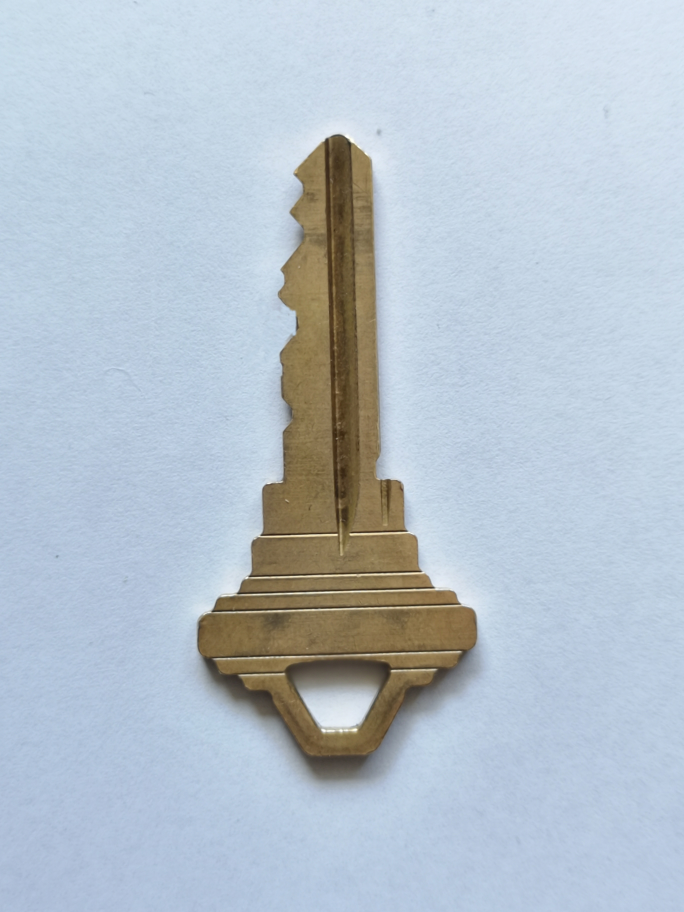
#> input picture source/Image_Processing/key3.jpg, 2736 x 3648 px (shown at 1/4 size)
$ python Schlage_Classic.py   (older library calls are emulated)
#> lines starting #> are read from the running program, lines starting #| are printed output that depends on the picture; after the words box and inside, x2 and y2 are one past the last pixel; in counts of white or black regions, pixels touching at a corner belong together
import cv2
#from matplotlib import pyplot as plt
import numpy as np

# [16 lines of commented-out code are left out]
img = cv2.imread("key3.jpg",0)
#> img: shape (3648, 2736); min 18, max 255, mean 191.9
BINARY_THRESH_MIN = 150
BINARY_THRESH_MAX = 255
DISTANCE_TO_FIRST_CUT = 0.231
DISTANCE_BETWEEN_CUT = 0.156
PIN_HEIGHT_INCREMENT = 0.015
WIDTH_OF_CUTS = 0.031
HEIGHT_OF_KEY = 0.335
NUMBER_OF_PIN = 6
MACS = 7
MAXIMUM_CUT_DEPTH = 9
DETECTION_WIDTH = 8
DETECTION_THRESHOLD = 38

def calcAndDrawHist(image, color):
    hist = cv2.calcHist([image], [0], None, [256], [0.0, 255.0])
    minVal, maxVal, minLoc, maxLoc = cv2.minMaxLoc(hist)
    histImg = np.zeros([256, 256, 3], np.uint8)
    hpt = int(0.9 * 256)
    for h in range(256):
        intensity = int(hist[h] * hpt / maxVal)
        cv2.line(histImg, (h, 256), (h, 256 - intensity), color)
    return histImg


img = cv2.resize(img,(600,800),interpolation=cv2.INTER_AREA)
#> img: shape (800, 600)
img = np.rot90(img)
#> img: shape (600, 800)
img = np.rot90(img)
#> img: shape (800, 600)
img = np.rot90(img)
#> img: shape (600, 800)

img = cv2.medianBlur(img,5)

ret,thresh1 = cv2.threshold(img,BINARY_THRESH_MIN,BINARY_THRESH_MAX,cv2.THRESH_BINARY)
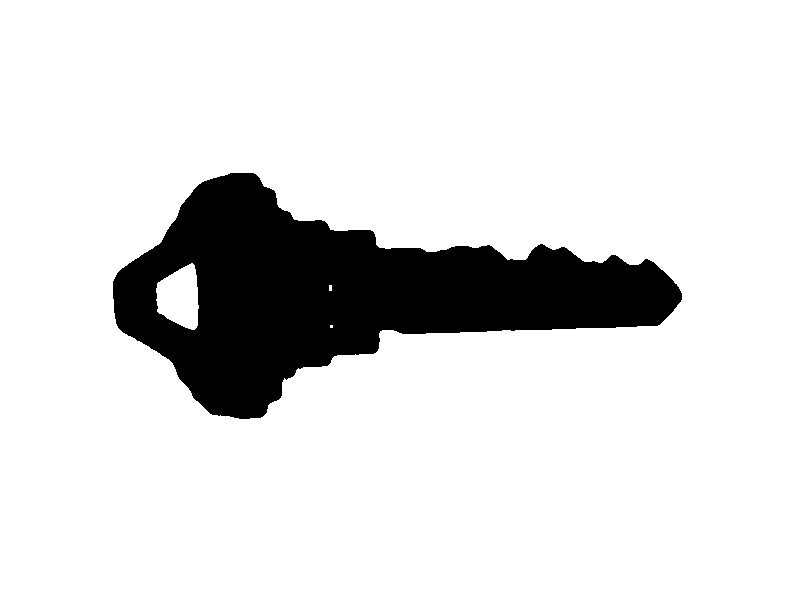
#> thresh1: shape (600, 800); 86.9% white; 1 black region, box (x1, y1, x2, y2) and area: (113, 173, 682, 419) 62967
#> ret = 150
# thresh1 = cv2.adaptiveThreshold(img,255,cv2.ADAPTIVE_THRESH_MEAN_C,cv2.THRESH_BINARY_INV,551,5)

#
kernel = cv2.getStructuringElement(cv2.MORPH_RECT,(5, 5))
#
thresh1 = cv2.dilate(thresh1,kernel)
#> thresh1: shape (600, 800); 87.7% white; 1 black region, box (x1, y1, x2, y2) and area: (115, 175, 680, 417) 58950
thresh1 = cv2.erode(thresh1,kernel)
#> thresh1: shape (600, 800); 86.9% white; 1 black region, box (x1, y1, x2, y2) and area: (113, 173, 682, 419) 62926

edges_inside = cv2.Canny(img, 50, 160, apertureSize = 3)
#> edges_inside: shape (600, 800); 0.69% white in thin lines or dots, all inside (x1, y1, x2, y2) = (118, 172, 683, 419)
# [7 lines of commented-out code are left out]


cv2.imshow("Img_origin", img)
cv2.imshow("Img_thresh", thresh1)
cv2.imshow("Img_edge_inside", edges_inside)

houghimg1 = img.copy()
lines = cv2.HoughLines(edges_inside,1,np.pi/180,200)
#> lines = [[348, 1.54]]
theta1 = 0
for rho,theta in lines[0]:
    theta1 = theta
    a_w = np.cos(theta)
    b = np.sin(theta)
    x0 = a_w * rho
    y0 = b*rho
    x1 = int(x0 + 1000*(-b))
    y1 = int(y0 + 1000 * (a_w))
    x2 = int(x0 - 1000*(-b))
    y2 = int(y0 - 1000 * (a_w))
    cv2.line(houghimg1,(x1,y1),(x2,y2),(0,0,255),2)
#> this loop made 1 pass
#> (rho, theta, theta1, a_w, b, x0, y0, x1) on pass 1: (348, 1.54, 1.54, 0.0349, 0.999, 12.15, 347.8, -987)
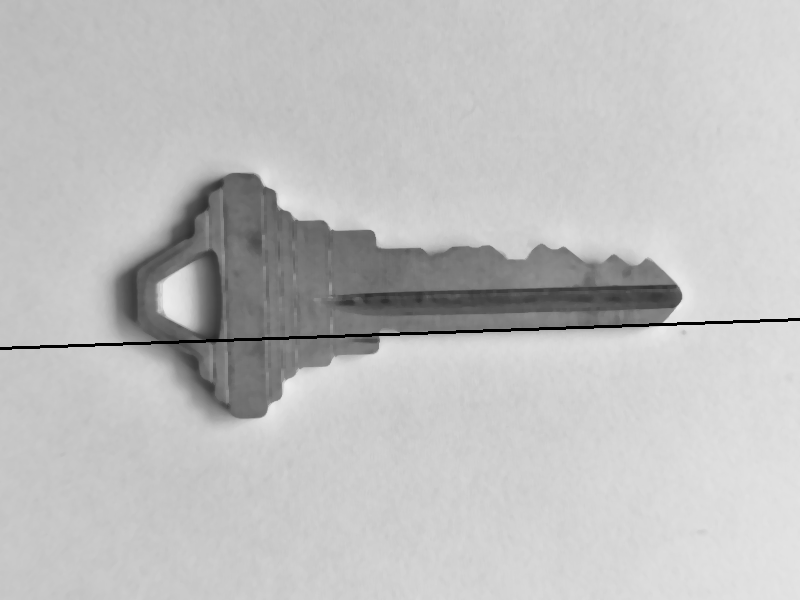
#> houghimg1: shape (600, 800); min 0, max 239, mean 191.2

cv2.imwrite('houghlines3.jpg',houghimg1)

rows, cols= img.shape
#> rows = 600; cols = 800
M = cv2.getRotationMatrix2D((cols/2,rows/2),-(np.pi/2-theta1)*180/np.pi,1)
#> M = [[0.999, -0.0349, 10.71], [0.0349, 0.999, -13.78]]
dst = cv2.warpAffine(img,M,(cols,rows),borderValue=(255,255,255))

edges_inside = cv2.warpAffine(edges_inside,M,(cols,rows),borderValue=(0,0,0))

cv2.imshow("canny_new", edges_inside)

cv2.imwrite('houghlines4.jpg',dst)

ret,thresh1 = cv2.threshold(dst,BINARY_THRESH_MIN,BINARY_THRESH_MAX,cv2.THRESH_BINARY)
#> thresh1: shape (600, 800); 86.9% white; 1 black region, box (x1, y1, x2, y2) and area: (113, 167, 682, 413) 62940

thresh1 = cv2.dilate(thresh1,kernel)
#> thresh1: shape (600, 800); 87.7% white; 1 black region, box (x1, y1, x2, y2) and area: (115, 169, 680, 411) 58971
thresh1 = cv2.erode(thresh1,kernel)
#> thresh1: shape (600, 800); 86.9% white; 1 black region, box (x1, y1, x2, y2) and area: (113, 167, 682, 413) 62911

edges_canny = cv2.Canny(thresh1, 50, 160, apertureSize = 3)
#> edges_canny: shape (600, 800); 0.35% white in thin lines or dots, all inside (x1, y1, x2, y2) = (112, 166, 682, 413)
cv2.imshow("Img_edge", edges_canny)

thresh2 = thresh1.copy()

cv2.imwrite('houghlines5.jpg',thresh1)
cv2.imshow("Img_thresh2", thresh1)
(h, w) = thresh1.shape  # 返回高和宽
#> h = 600; w = 800
# print(h,w)#s输出高和宽
a_w = [0 for z in range(0, w)]
#> a_w = 800 values from 0 to 0
print(a_w)  # a = [0,0,0,0,0,0,0,0,0,0,...,0,0]初始化一个长度为w的数组，用于记录每一列的黑点个数
#> (printed output is left out)

# 记录每一列的波峰
for j in range(0, w):  # 遍历一列
    for i in range(0, h):  # 遍历一行
        if thresh1[i, j] == 0:  # 如果改点为黑点
            a_w[j] += 1  # 该列的计数器加一计数
            thresh1[i, j] = 255  # 记录完后将其变为白色
#> thresh1: shape (600, 800); every value is 255
    # print (j)

# cv2.imshow("Img_thresh1_purewhite", thresh1)

print(a_w)
#> (printed output is left out)

#
for j in range(0, w):  # 遍历每一列
    for i in range((h - a_w[j]), h):  # 从该列应该变黑的最顶部的点开始向最底部涂黑
        thresh1[i, j] = 0  # 涂黑
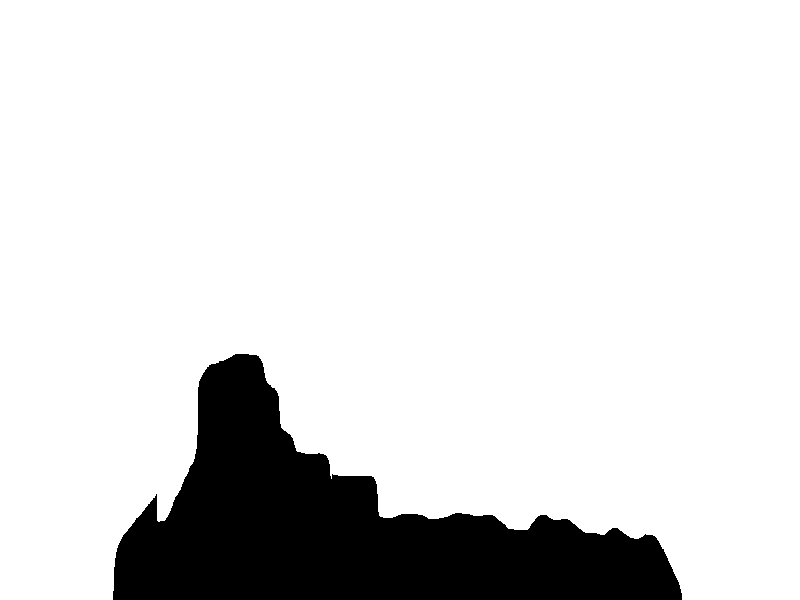
#> thresh1: shape (600, 800); 86.9% white; 1 black region, box (x1, y1, x2, y2) and area: (113, 354, 682, 600) 62911

cv2.imshow("Img_thresh_new", thresh1)

# 此时的thresh1便是一张图像向垂直方向上投影的直方图
# 如果要分割字符的话，其实并不需要把这张图给画出来，只需要的到a=[]即可得到想要的信息

(h, w) = thresh2.shape  # 返回高和宽
# print(h,w)#s输出高和宽
a_h = [0 for z in range(0, h)]
#> a_h = 600 values from 0 to 0
print(a_h)  # a1 = [0,0,0,0,0,0,0,0,0,0,...,0,0]初始化一个长度为h的数组，用于记录每一行的黑点个数
#> (printed output is left out)

# 记录每一行的波峰
for j in range(0, h):  # 遍历一行
    for i in range(0, w):  # 遍历一列
        if thresh2[j, i] == 0:  # 如果改点为黑点
            a_h[j] += 1  # 该列的计数器加一计数
            thresh2[j, i] = 255  # 记录完后将其变为白色
    # print (j)

print(a_h)

#
for j in range(0, h):  # 遍历每一行
    for i in range((w - a_h[j]), w):  # 从该列应该变黑的最顶部的点开始向最底部涂黑
        thresh2[j, i] = 0  # 涂黑
#> thresh2: shape (600, 800); 86.9% white; 1 black region, box (x1, y1, x2, y2) and area: (256, 167, 800, 413) 62911

cv2.imshow("Img_thresh2_new", thresh2)

first_h = a_h[h - 1]
#> first_h = 0
last_h = a_h[h - 1]
#> last_h = 0
curr_h = a_h[h - 1]
#> curr_h = 0
right_h = a_h[h - 1]
#> right_h = 0
left_h = a_h[h - 1]
#> left_h = 0
highest_h = a_h[h - 1]
highest_h_index = h - 1

for j in range(h-1,-1,-1):
    if(a_h[j]!=a_h[h-1]):
        last_h = j
        break

for j in range(0,h):
    if(a_h[j]!=a_h[0]):
        first_h = j
        break

for j in range(h-1,-1,-1):
    if(a_h[j]!=curr_h):
        curr_h = a_h[j]

    if(curr_h>highest_h):
        highest_h = curr_h
        highest_h_index = j
    if ((j+1)<=h-1) and (a_h[j + 1] != curr_h):
        right_h = a_h[j + 1]
    if (a_h[j - 1]!=curr_h):
        left_h = a_h[j - 1]


#plt.imshow(thresh1, cmap=plt.gray())
#plt.show()
count = NUMBER_OF_PIN
high_w = [0 for z in range(0, count)]

first_w = a_w[w - 1]
last_w = a_w[w - 1]
curr_w = a_w[w - 1]
right_w = a_w[w - 1]
left_w = a_w[w - 1]
highest_w = a_w[w - 1]
start_w = a_w[w-1]
end_w = a_w[w-1]

for j in range(w-1,-1,-1):
    if(a_w[j]!=a_w[w-1]):
        last_w = j
        break

for j in range(0,w):
    if(a_w[j]!=a_w[0]):
        first_w = j
        break

for j in range(w-1,-1,-1):
    if(a_w[j]!=curr_w):
        curr_w = a_w[j]
    if(curr_w>highest_w):
        highest_w = curr_w
    if ((j+1)<=w-1) and (a_w[j + 1] != curr_w):
        right_w = a_w[j + 1]
    if (a_w[j - 1]!=curr_w):
        left_w = a_w[j - 1]
    if((curr_w < left_w) and (curr_w < right_w)):
        high_w[count - 1] = curr_w
        count = count - 1
        if count == 0:
            break


#get key end index
key_cut_end_index = 0
for j in range(w-1,-1,-1):
    continu = 0
    for i in range(0,h):
        if(edges_inside[i,j]):
            key_cut_end_index = j
            continu = 1
            break
    if(continu == 1):
        break
print("key_cut_end_index", key_cut_end_index)


key_cut_start_high = 0
key_cut_start_index = w-1

#get the start of key
for j in range(w-1,-1,-1):
    if(j<(last_w - ((last_w-first_w)/3))):
        if((a_w[j-DETECTION_WIDTH] - a_w[j])>=DETECTION_THRESHOLD):
            key_cut_start_high = a_w[j]
            key_cut_start_index = j
            break


# SHOW OLD KEY CUT INDEX
canny_old_key_cut_start_index = edges_inside.copy()
for j in range(0, h):
    canny_old_key_cut_start_index[j, key_cut_start_index] = 255
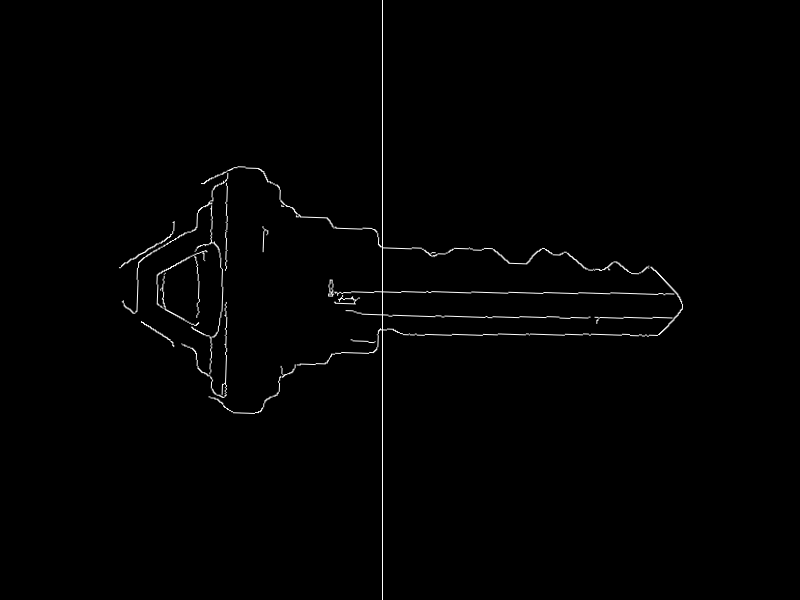
#> canny_old_key_cut_start_index: shape (600, 800); min 0, max 255, mean 2.1
cv2.imshow("OLD KEY CUT INDEX", canny_old_key_cut_start_index)

# find height of key!!!!!!
up = 0
down = 0
for j in range(0, h):
    if(edges_inside[j, key_cut_start_index] == 255):
        up = j
        break
for j in range(h-1,-1,-1):
    if(edges_inside[j, key_cut_start_index] == 255):
        down = j
        break
height_key = down - up

print("height_key = ",height_key)

# FIND key_cut_start_index OFFSET!!!!!
for j in range(0, h):
    if(edges_inside[j, key_cut_start_index] == 255):
        while((edges_inside[j, key_cut_start_index-1] == 255) or (edges_inside[j+1, key_cut_start_index-1] == 255) or (edges_inside[j-1, key_cut_start_index-1] == 255)):
            key_cut_start_index = key_cut_start_index - 1
        break
#> after the loop, key_cut_start_index = 382

key_cut_start_index = key_cut_start_index - 3
#> key_cut_start_index = 379

print(high_w)
print("first_w = "+str(first_w))
print("last_w = "+str(last_w))
print("highest_w = "+str(highest_w))

print("first_h = "+str(first_h))
print("last_h = "+str(last_h))
print("highest_h = "+str(highest_h))
print("highest_h_index = " + str(highest_h_index))

print("key_cut_start_high = " + str(key_cut_start_high))
print("key_cut_start_index = " + str(key_cut_start_index))

for j in range(0, h):
    edges_inside[j, key_cut_start_index] = 255
#> edges_inside: shape (600, 800); min 0, max 255, mean 2.1
for j in range(0, h):
    edges_inside[j, key_cut_end_index] = 255
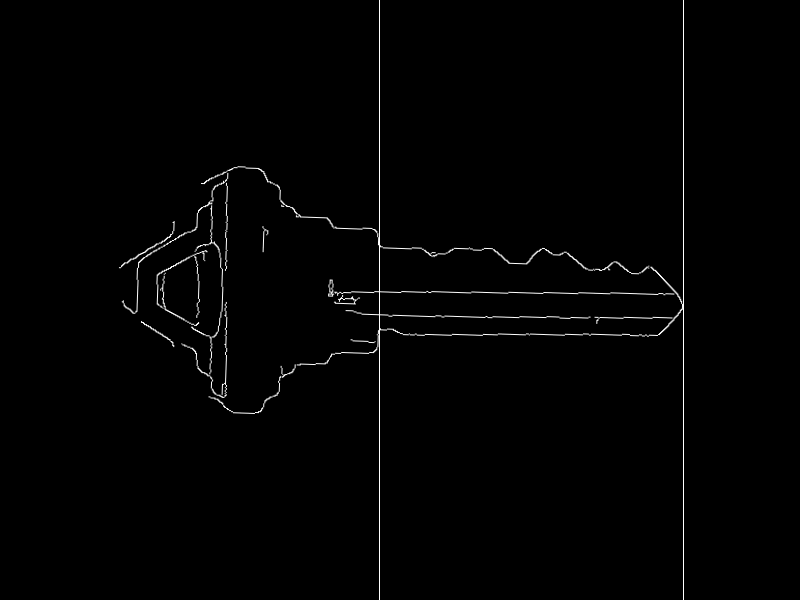
#> edges_inside: shape (600, 800); min 0, max 255, mean 2.4
#calculate length
img_key_lenth = key_cut_end_index - key_cut_start_index
#> img_key_lenth = 304
total_len = DISTANCE_TO_FIRST_CUT + DISTANCE_BETWEEN_CUT * NUMBER_OF_PIN
cut_portion = [0 for z in range(0, NUMBER_OF_PIN)]
for n in range (0,NUMBER_OF_PIN):
    cut_portion[n] = (total_len - DISTANCE_BETWEEN_CUT * (NUMBER_OF_PIN - n))/total_len

cut_index = [0 for z in range(0, NUMBER_OF_PIN)]
high_cut = [0 for z in range(0, NUMBER_OF_PIN)]
for n in range(0,NUMBER_OF_PIN):
    cut_index[n] = int(key_cut_start_index + img_key_lenth * cut_portion[n])
    # cut_index[n] = int(last_w - img_key_lenth * cut_portion[n])
    high_cut[n] = a_w[cut_index[n]]
#> after the loop, cut_index = [439, 479, 520, 561, 601, 642]; high_cut = [82, 84, 70, 81, 65, 63]

edges_new_temp_copy = edges_inside.copy()
edges_inside_copy = edges_inside.copy()
edges_canny_copy = edges_canny.copy()


#Templete Matching
template = np.zeros((1,5), np.uint8)
template.fill(255)
cv2.imshow('tmp', template)
meth = 'cv2.TM_CCORR_NORMED'
for i in range(0,NUMBER_OF_PIN):
    for j in range(0, h):
        if(edges_inside_copy[j,cut_index[i]] != 0):
            cropImg = edges_inside_copy[j-5:j+5,cut_index[i]-5:cut_index[i]+5]
            cv2.imshow('crop', cropImg)
            current_h = j
            method = eval(meth)
            res = cv2.matchTemplate(cropImg, template, method)
            threshold = 0.8
            min_val, max_val, min_loc, max_loc = cv2.minMaxLoc(res)
            if(max_val > threshold):
                top_left = (cut_index[i] - 5 + max_loc[0]-10 ,j-5+ max_loc[1]-10)
                bottom_right = (top_left[0] + 20, top_left[1] + 20)
                cv2.rectangle(edges_inside_copy, top_left, bottom_right, (255,0,0), 3)
                cut_index[i] = int((cut_index[i] - 5 + max_loc[0]-10 + top_left[0] + 20)/2)
            else:
                for r in range(0,10):
                    c = 1
                    for l in range(0,10):
                        if(cropImg[l,r] == 255):
                            max_loc0 = r
                            max_loc1 = l
                            top_left = (cut_index[i] - 5 + max_loc0 - 10, j - 5 + max_loc1 - 10)
                            bottom_right = (top_left[0] + 20, top_left[1] + 20)
                            cv2.rectangle(edges_inside_copy, top_left, bottom_right, (255, 0, 0), 3)
                            cut_index[i] = int((cut_index[i] - 5 + max_loc0 - 10 + top_left[0] + 20) / 2)
                            c = 0
                            break
                    if(c == 0):
                        break
            break
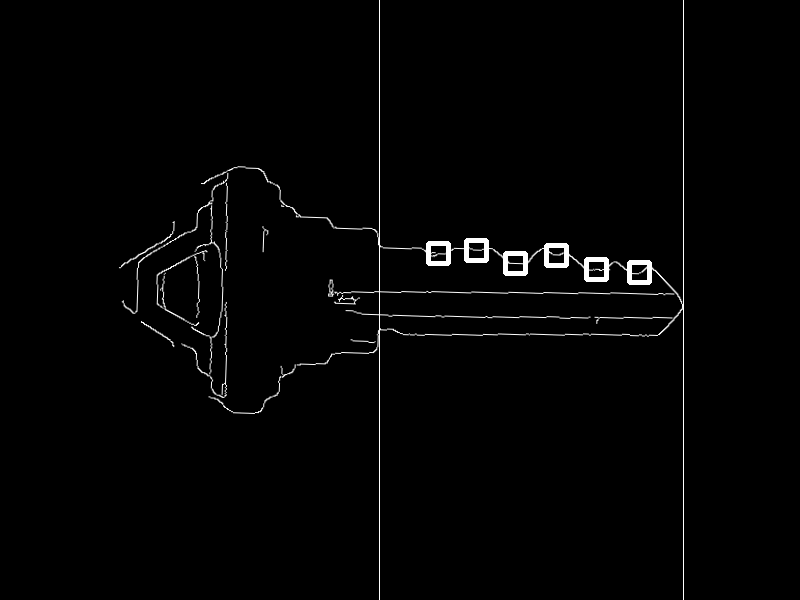
#> edges_inside_copy: shape (600, 800); 0.48% of pixels changed, all inside (x1, y1, x2, y2) = (426, 238, 652, 285)
#> after the loop, cut_index = [438, 476, 515, 556, 596, 639]
for i in range(0,NUMBER_OF_PIN):
    for j in range(0,h):
        edges_new_temp_copy[j,cut_index[i]] = 255
#> edges_new_temp_copy: shape (600, 800); 0.75% of pixels changed, all inside (x1, y1, x2, y2) = (438, 0, 640, 600)


cut_height = [0 for z in range(0, NUMBER_OF_PIN)]
# get CUT HEIGHT !!!!!
for n in range(0,NUMBER_OF_PIN):
    up = 0
    down = 0
    for j in range(0, h):
        if (edges_inside[j, cut_index[n]] == 255):
            up = j
            break
    for j in range(h - 1, -1, -1):
        if (edges_inside[j, cut_index[n]] == 255):
            down = j
            break
    cut_height[n] = down - up

print("cut_height = " + str(cut_height))


for i in range(0,NUMBER_OF_PIN):
    for j in range(0,h):
        edges_canny[j,cut_index[i]] = 255
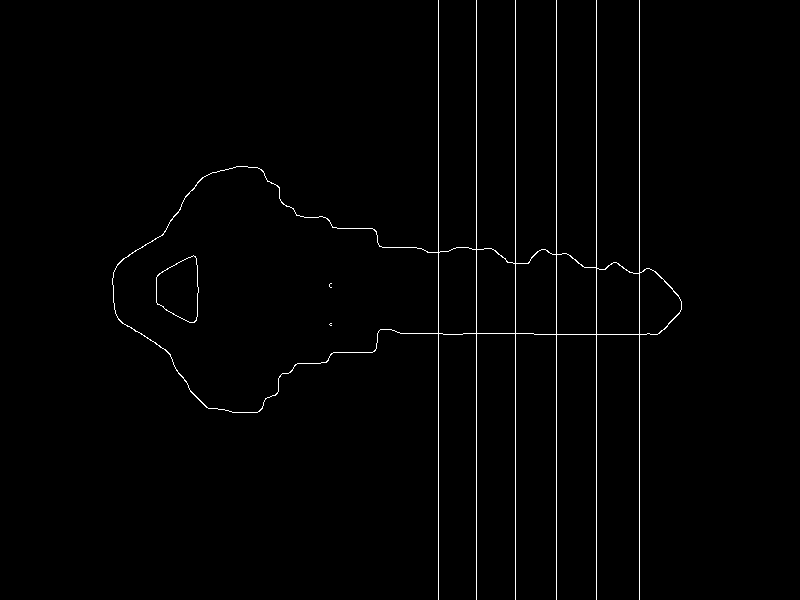
#> edges_canny: shape (600, 800); 1.1% white in thin lines or dots, all inside (x1, y1, x2, y2) = (112, 0, 682, 600)

for i in range(0,NUMBER_OF_PIN):
    for j in range(0,h):
        edges_inside[j,cut_index[i]] = 255

cv2.imshow("Img_canny_cut", edges_canny)
cv2.imshow("Img_canny_inside_cut", edges_inside)
cv2.imshow("Img_canny_inside_copy", edges_inside_copy)

current_x = 0
previous_h = 0
current_h = 0
max_length = 0


cv2.imshow("temp_cut_copy", edges_new_temp_copy)

cv2.imshow("templete", edges_inside_copy)

print("high_cut = " + str(high_cut))


# [35 lines of commented-out code are left out]
high_s = highest_w * ((PIN_HEIGHT_INCREMENT * MAXIMUM_CUT_DEPTH) / HEIGHT_OF_KEY)
# highest_w = highest_w - high_s
high_1 = [highest_w - float(i) for i in high_w]
print("highest_key = " + str(highest_w))

print("high1 = " + str(high_1))
i = 1

print("Bitting Code")
# min_index = 0
for j in range(0, NUMBER_OF_PIN):
    div = high_1[j]/high_s
    min = abs(div - float(0/9))
    min_index = 0
    for n in range(0,MAXIMUM_CUT_DEPTH + 1):
        sub = abs(div - float(n/MAXIMUM_CUT_DEPTH))
        if(sub<min):
            min = sub
            min_index = n
    print(int(min_index))


cv2.waitKey(0)
cv2.destroyAllWindows()
